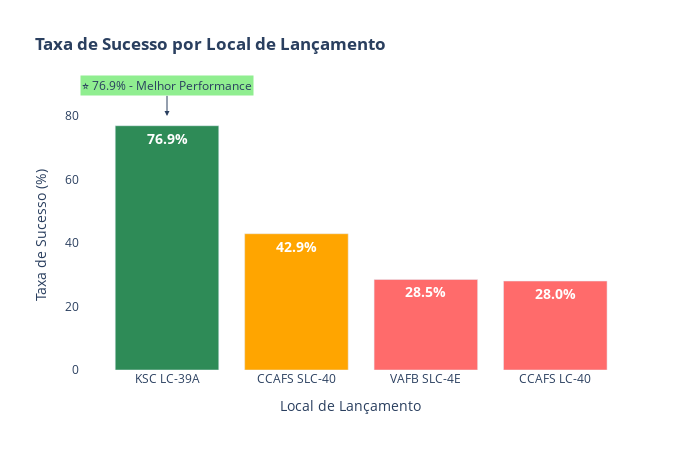

Notebook code cell kept with this figure:
### Markdown cell above
uma versão alternativa mais compacta para slides:

### Code cell
import plotly.graph_objects as go

# Versão simplificada para apresentação
fig_simple = go.Figure()

sites = ['KSC LC-39A', 'CCAFS SLC-40', 'VAFB SLC-4E', 'CCAFS LC-40']
sucessos = [76.9, 42.9, 28.5, 28.0]
cores = ['#2e8b57', '#ffa500', '#ff6b6b', '#ff6b6b']

fig_simple.add_trace(go.Bar(
    x=sites,
    y=sucessos,
    marker_color=cores,
    text=[f'{s}%' for s in sucessos],
    textposition='auto',
    textfont=dict(size=14, color='white', weight='bold')
))

fig_simple.update_layout(
    title='<b>Taxa de Sucesso por Local de Lançamento</b>',
    xaxis_title='Local de Lançamento',
    yaxis_title='Taxa de Sucesso (%)',
    yaxis_range=[0, 85],
    plot_bgcolor='white',
    width=700,
    height=450
)

# Destacar KSC
fig_simple.add_annotation(
    x='KSC LC-39A', y=80,
    text="⭐ 76.9% - Melhor Performance",
    showarrow=True,
    arrowhead=2,
    ax=0, ay=-30,
    bgcolor='lightgreen'
)

fig_simple.show()

### Figure 1 — Plotly figure (JSON) as saved in the notebook; plotly's stock layout.template omitted (floating-point values rounded to 4 significant figures)
{"data": [{"marker": {"color": ["#2e8b57", "#ffa500", "#ff6b6b", "#ff6b6b"]}, "text": ["76.9%", "42.9%", "28.5%", "28.0%"], "textfont": {"color": "white", "size": 14, "weight": "bold"}, "textposition": "auto", "type": "bar", "x": ["KSC LC-39A", "CCAFS SLC-40", "VAFB SLC-4E", "CCAFS LC-40"], "y": [76.9, 42.9, 28.5, 28]}], "layout": {"annotations": [{"arrowhead": 2, "ax": 0, "ay": -30, "bgcolor": "lightgreen", "showarrow": true, "text": "⭐ 76.9% - Melhor Performance", "x": "KSC LC-39A", "y": 80}], "height": 450, "plot_bgcolor": "white", "title": {"text": "<b>Taxa de Sucesso por Local de Lançamento</b>"}, "width": 700, "xaxis": {"title": {"text": "Local de Lançamento"}}, "yaxis": {"range": [0, 85], "title": {"text": "Taxa de Sucesso (%)"}}}}
